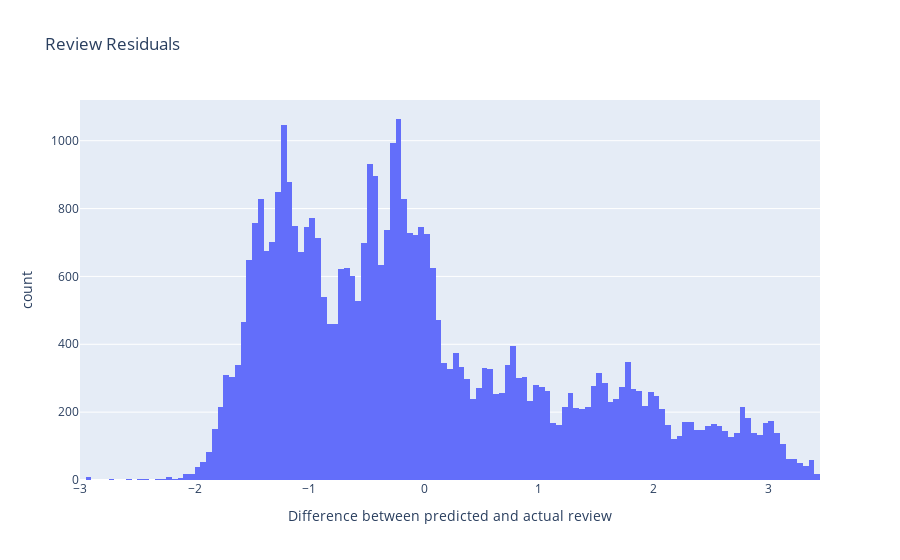

The notebook cell saved with this chart:
### Code cell
@callback(
    Output('review_residuals', 'figure'),
    Input('features_to_plot', 'value')
)
def make_residual_plot(columns): 
    """
    Makes a bar chart of the correlation between columns
    """
    data = zip(new_columns, model.coef_[0])
    print(data)
    # filter the data by which the column is in the columns
    column_renamer = {
        'average': 'GPA',
        'difficulty': 'Difficulty',
        'hours_per_week': 'Hours Worked Per Week',
        'amount_group': 'Group Work Per Week'
    }
    print("Columns to plot", columns)

    x_labels = []
    y_values = []
    for col, r in data:
        if col in columns:
            x_labels.append(column_renamer.get(col, col))
            y_values.append(r)

    new_df = df
    for col in new_columns:
        if col not in columns:
            new_df[col] = df[col].apply(lambda x: 0)
            print("Zeroing out", col)

    residuals = pd.Series(model.predict(new_df[new_columns]).flatten()) - new_df['instructor_rating']
    residuals = residuals.dropna()
    fig = px.histogram(x=residuals, title="Review Residuals", labels={
        "count": "# of Reviews",
        "x": "Difference between predicted and actual review"
    })

    fig.update_layout(

    )

    # making a plot of reviews
    return fig


make_residual_plot(new_columns)

### Figure 1 — Plotly figure (JSON) as saved in the notebook; plotly's stock layout.template omitted (floating-point values rounded to 4 significant figures; data arrays with more than 128 entries replaced by an {"elided": "..."} marker saying what was removed)
{"data": [{"alignmentgroup": "True", "bingroup": "x", "hovertemplate": "Difference between predicted and actual review=%{x}<br>count=%{y}<extra></extra>", "legendgroup": "", "marker": {"color": "#636efa", "pattern": {"shape": ""}}, "name": "", "offsetgroup": "", "orientation": "v", "showlegend": false, "type": "histogram", "x": {"elided": "40809 float values"}, "xaxis": "x", "yaxis": "y"}], "layout": {"barmode": "relative", "legend": {"tracegroupgap": 0}, "title": {"text": "Review Residuals"}, "xaxis": {"anchor": "y", "domain": [0, 1], "title": {"text": "Difference between predicted and actual review"}}, "yaxis": {"anchor": "x", "domain": [0, 1], "title": {"text": "count"}}}}
